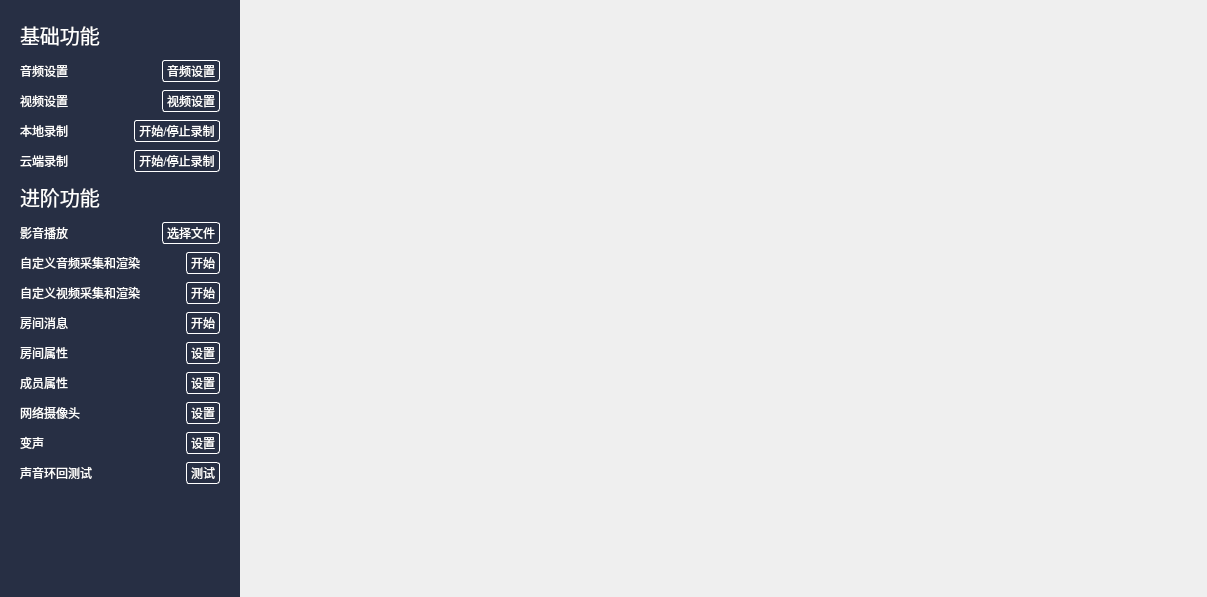
<?xml version="1.0" encoding="UTF-8"?>
<ui version="4.0">
 <class>MainDialog</class>
 <widget class="QDialog" name="MainDialog">
  <property name="geometry">
   <rect>
    <x>0</x>
    <y>0</y>
    <width>1207</width>
    <height>597</height>
   </rect>
  </property>
  <property name="windowTitle">
   <string>MainDialog</string>
  </property>
  <property name="styleSheet">
   <string notr="true">#mainOperWidget {
	background: rgb(39,47,68);
	min-width: 240px;
	max-width: 240px;
}
#baseFuncWidget QPushButton, #higherFuncWidget QPushButton {
	background: transparent;
	border: 1px solid rgb(255,255,255);
	color: rgb(255,255,255);
	min-height: 20px;
	border-radius: 3px;
	padding-left: 4px;
	padding-right: 4px;
}
#baseFuncWidget QPushButton:hover,  #baseFuncWidget QPushButton:pressed, #higherFuncWidget QPushButton:hover,  #higherFuncWidget QPushButton:pressed {
	background: rgb(255,255,255);
	color: rgb(57,129,252);
}
#mainOperWidget QLabel {
	color: rgb(255,255,255);
}
#btnBaseFunc, #btnHigherFunc {
	background: transparent;
	border: 0px;
	min-height: 20px;
}
#label_12, #label_13 {
	font: 20px;
}
</string>
  </property>
  <layout class="QHBoxLayout" name="horizontalLayout_8" stretch="0,0">
   <property name="spacing">
    <number>0</number>
   </property>
   <property name="leftMargin">
    <number>0</number>
   </property>
   <property name="topMargin">
    <number>0</number>
   </property>
   <property name="rightMargin">
    <number>0</number>
   </property>
   <property name="bottomMargin">
    <number>0</number>
   </property>
   <item>
    <widget class="QWidget" name="mainOperWidget" native="true">
     <property name="sizePolicy">
      <sizepolicy hsizetype="Fixed" vsizetype="Preferred">
       <horstretch>0</horstretch>
       <verstretch>0</verstretch>
      </sizepolicy>
     </property>
     <layout class="QVBoxLayout" name="verticalLayout_2">
      <property name="spacing">
       <number>10</number>
      </property>
      <property name="leftMargin">
       <number>20</number>
      </property>
      <property name="topMargin">
       <number>20</number>
      </property>
      <property name="rightMargin">
       <number>20</number>
      </property>
      <property name="bottomMargin">
       <number>20</number>
      </property>
      <item>
       <layout class="QHBoxLayout" name="horizontalLayout">
        <property name="spacing">
         <number>0</number>
        </property>
        <item>
         <widget class="QLabel" name="label_12">
          <property name="sizePolicy">
           <sizepolicy hsizetype="Expanding" vsizetype="Preferred">
            <horstretch>0</horstretch>
            <verstretch>0</verstretch>
           </sizepolicy>
          </property>
          <property name="text">
           <string>基础功能</string>
          </property>
         </widget>
        </item>
        <item>
         <widget class="QPushButton" name="btnBaseFunc">
          <property name="sizePolicy">
           <sizepolicy hsizetype="Preferred" vsizetype="Preferred">
            <horstretch>0</horstretch>
            <verstretch>0</verstretch>
           </sizepolicy>
          </property>
          <property name="checkable">
           <bool>true</bool>
          </property>
          <property name="checked">
           <bool>true</bool>
          </property>
         </widget>
        </item>
       </layout>
      </item>
      <item>
       <widget class="QWidget" name="baseFuncWidget" native="true">
        <layout class="QVBoxLayout" name="verticalLayout">
         <property name="spacing">
          <number>8</number>
         </property>
         <property name="leftMargin">
          <number>0</number>
         </property>
         <property name="topMargin">
          <number>0</number>
         </property>
         <property name="rightMargin">
          <number>0</number>
         </property>
         <property name="bottomMargin">
          <number>0</number>
         </property>
         <item>
          <layout class="QHBoxLayout" name="horizontalLayout_2">
           <item>
            <widget class="QLabel" name="label">
             <property name="sizePolicy">
              <sizepolicy hsizetype="Expanding" vsizetype="Preferred">
               <horstretch>0</horstretch>
               <verstretch>0</verstretch>
              </sizepolicy>
             </property>
             <property name="text">
              <string>音频设置</string>
             </property>
            </widget>
           </item>
           <item>
            <widget class="QPushButton" name="btnAudioSet">
             <property name="sizePolicy">
              <sizepolicy hsizetype="Preferred" vsizetype="Preferred">
               <horstretch>0</horstretch>
               <verstretch>0</verstretch>
              </sizepolicy>
             </property>
             <property name="text">
              <string>音频设置</string>
             </property>
            </widget>
           </item>
          </layout>
         </item>
         <item>
          <layout class="QHBoxLayout" name="horizontalLayout_3">
           <item>
            <widget class="QLabel" name="label_2">
             <property name="sizePolicy">
              <sizepolicy hsizetype="Expanding" vsizetype="Preferred">
               <horstretch>0</horstretch>
               <verstretch>0</verstretch>
              </sizepolicy>
             </property>
             <property name="text">
              <string>视频设置</string>
             </property>
            </widget>
           </item>
           <item>
            <widget class="QPushButton" name="btnVideoSet">
             <property name="sizePolicy">
              <sizepolicy hsizetype="Preferred" vsizetype="Preferred">
               <horstretch>0</horstretch>
               <verstretch>0</verstretch>
              </sizepolicy>
             </property>
             <property name="text">
              <string>视频设置</string>
             </property>
            </widget>
           </item>
          </layout>
         </item>
         <item>
          <layout class="QHBoxLayout" name="horizontalLayout_7">
           <item>
            <widget class="QLabel" name="label_6">
             <property name="sizePolicy">
              <sizepolicy hsizetype="Expanding" vsizetype="Preferred">
               <horstretch>0</horstretch>
               <verstretch>0</verstretch>
              </sizepolicy>
             </property>
             <property name="text">
              <string>本地录制</string>
             </property>
            </widget>
           </item>
           <item>
            <widget class="QPushButton" name="btnLocRecord">
             <property name="sizePolicy">
              <sizepolicy hsizetype="Preferred" vsizetype="Preferred">
               <horstretch>0</horstretch>
               <verstretch>0</verstretch>
              </sizepolicy>
             </property>
             <property name="text">
              <string>开始/停止录制</string>
             </property>
            </widget>
           </item>
          </layout>
         </item>
         <item>
          <layout class="QHBoxLayout" name="horizontalLayout_6">
           <item>
            <widget class="QLabel" name="label_5">
             <property name="sizePolicy">
              <sizepolicy hsizetype="Expanding" vsizetype="Preferred">
               <horstretch>0</horstretch>
               <verstretch>0</verstretch>
              </sizepolicy>
             </property>
             <property name="text">
              <string>云端录制</string>
             </property>
            </widget>
           </item>
           <item>
            <widget class="QPushButton" name="btnSvrRecord">
             <property name="sizePolicy">
              <sizepolicy hsizetype="Preferred" vsizetype="Preferred">
               <horstretch>0</horstretch>
               <verstretch>0</verstretch>
              </sizepolicy>
             </property>
             <property name="text">
              <string>开始/停止录制</string>
             </property>
            </widget>
           </item>
          </layout>
         </item>
        </layout>
       </widget>
      </item>
      <item>
       <layout class="QHBoxLayout" name="horizontalLayout_14">
        <item>
         <widget class="QLabel" name="label_13">
          <property name="sizePolicy">
           <sizepolicy hsizetype="Expanding" vsizetype="Preferred">
            <horstretch>0</horstretch>
            <verstretch>0</verstretch>
           </sizepolicy>
          </property>
          <property name="text">
           <string>进阶功能</string>
          </property>
         </widget>
        </item>
        <item>
         <widget class="QPushButton" name="btnHigherFunc">
          <property name="sizePolicy">
           <sizepolicy hsizetype="Preferred" vsizetype="Preferred">
            <horstretch>0</horstretch>
            <verstretch>0</verstretch>
           </sizepolicy>
          </property>
          <property name="checkable">
           <bool>true</bool>
          </property>
         </widget>
        </item>
       </layout>
      </item>
      <item>
       <widget class="QWidget" name="higherFuncWidget" native="true">
        <layout class="QVBoxLayout" name="verticalLayout_3">
         <property name="spacing">
          <number>8</number>
         </property>
         <property name="leftMargin">
          <number>0</number>
         </property>
         <property name="topMargin">
          <number>0</number>
         </property>
         <property name="rightMargin">
          <number>0</number>
         </property>
         <property name="bottomMargin">
          <number>50</number>
         </property>
         <item>
          <layout class="QHBoxLayout" name="horizontalLayout_9">
           <item>
            <widget class="QLabel" name="label_7">
             <property name="sizePolicy">
              <sizepolicy hsizetype="Expanding" vsizetype="Preferred">
               <horstretch>0</horstretch>
               <verstretch>0</verstretch>
              </sizepolicy>
             </property>
             <property name="text">
              <string>影音播放</string>
             </property>
            </widget>
           </item>
           <item>
            <widget class="QPushButton" name="btnMedia">
             <property name="sizePolicy">
              <sizepolicy hsizetype="Preferred" vsizetype="Preferred">
               <horstretch>0</horstretch>
               <verstretch>0</verstretch>
              </sizepolicy>
             </property>
             <property name="text">
              <string>选择文件</string>
             </property>
            </widget>
           </item>
          </layout>
         </item>
         <item>
          <layout class="QHBoxLayout" name="horizontalLayout_10">
           <item>
            <widget class="QLabel" name="label_8">
             <property name="sizePolicy">
              <sizepolicy hsizetype="Expanding" vsizetype="Preferred">
               <horstretch>0</horstretch>
               <verstretch>0</verstretch>
              </sizepolicy>
             </property>
             <property name="text">
              <string>自定义音频采集和渲染</string>
             </property>
            </widget>
           </item>
           <item>
            <widget class="QPushButton" name="btnCustomAudio">
             <property name="sizePolicy">
              <sizepolicy hsizetype="Preferred" vsizetype="Preferred">
               <horstretch>0</horstretch>
               <verstretch>0</verstretch>
              </sizepolicy>
             </property>
             <property name="text">
              <string>开始</string>
             </property>
            </widget>
           </item>
          </layout>
         </item>
         <item>
          <layout class="QHBoxLayout" name="horizontalLayout_17">
           <item>
            <widget class="QLabel" name="label_15">
             <property name="sizePolicy">
              <sizepolicy hsizetype="Expanding" vsizetype="Preferred">
               <horstretch>0</horstretch>
               <verstretch>0</verstretch>
              </sizepolicy>
             </property>
             <property name="text">
              <string>自定义视频采集和渲染</string>
             </property>
            </widget>
           </item>
           <item>
            <widget class="QPushButton" name="btnCustomVideo">
             <property name="sizePolicy">
              <sizepolicy hsizetype="Preferred" vsizetype="Preferred">
               <horstretch>0</horstretch>
               <verstretch>0</verstretch>
              </sizepolicy>
             </property>
             <property name="text">
              <string>开始</string>
             </property>
            </widget>
           </item>
          </layout>
         </item>
         <item>
          <layout class="QHBoxLayout" name="horizontalLayout_12">
           <item>
            <widget class="QLabel" name="label_10">
             <property name="sizePolicy">
              <sizepolicy hsizetype="Expanding" vsizetype="Preferred">
               <horstretch>0</horstretch>
               <verstretch>0</verstretch>
              </sizepolicy>
             </property>
             <property name="text">
              <string>房间消息</string>
             </property>
            </widget>
           </item>
           <item>
            <widget class="QPushButton" name="btnRoomMsg">
             <property name="sizePolicy">
              <sizepolicy hsizetype="Preferred" vsizetype="Preferred">
               <horstretch>0</horstretch>
               <verstretch>0</verstretch>
              </sizepolicy>
             </property>
             <property name="text">
              <string>开始</string>
             </property>
            </widget>
           </item>
          </layout>
         </item>
         <item>
          <layout class="QHBoxLayout" name="horizontalLayout_13">
           <item>
            <widget class="QLabel" name="label_11">
             <property name="sizePolicy">
              <sizepolicy hsizetype="Expanding" vsizetype="Preferred">
               <horstretch>0</horstretch>
               <verstretch>0</verstretch>
              </sizepolicy>
             </property>
             <property name="text">
              <string>房间属性</string>
             </property>
            </widget>
           </item>
           <item>
            <widget class="QPushButton" name="btnRoomSet">
             <property name="sizePolicy">
              <sizepolicy hsizetype="Preferred" vsizetype="Preferred">
               <horstretch>0</horstretch>
               <verstretch>0</verstretch>
              </sizepolicy>
             </property>
             <property name="text">
              <string>设置</string>
             </property>
            </widget>
           </item>
          </layout>
         </item>
         <item>
          <layout class="QHBoxLayout" name="horizontalLayout_16">
           <item>
            <widget class="QLabel" name="label_14">
             <property name="sizePolicy">
              <sizepolicy hsizetype="Expanding" vsizetype="Preferred">
               <horstretch>0</horstretch>
               <verstretch>0</verstretch>
              </sizepolicy>
             </property>
             <property name="text">
              <string>成员属性</string>
             </property>
            </widget>
           </item>
           <item>
            <widget class="QPushButton" name="btnMemberSet">
             <property name="sizePolicy">
              <sizepolicy hsizetype="Preferred" vsizetype="Preferred">
               <horstretch>0</horstretch>
               <verstretch>0</verstretch>
              </sizepolicy>
             </property>
             <property name="text">
              <string>设置</string>
             </property>
            </widget>
           </item>
          </layout>
         </item>
         <item>
          <widget class="QWidget" name="ipCamWidget" native="true">
           <layout class="QHBoxLayout" name="horizontalLayout_18">
            <property name="spacing">
             <number>0</number>
            </property>
            <property name="leftMargin">
             <number>0</number>
            </property>
            <property name="topMargin">
             <number>0</number>
            </property>
            <property name="rightMargin">
             <number>0</number>
            </property>
            <property name="bottomMargin">
             <number>0</number>
            </property>
            <item>
             <widget class="QLabel" name="label_16">
              <property name="sizePolicy">
               <sizepolicy hsizetype="Expanding" vsizetype="Preferred">
                <horstretch>0</horstretch>
                <verstretch>0</verstretch>
               </sizepolicy>
              </property>
              <property name="text">
               <string>网络摄像头</string>
              </property>
             </widget>
            </item>
            <item>
             <widget class="QPushButton" name="btnNetCamera">
              <property name="sizePolicy">
               <sizepolicy hsizetype="Preferred" vsizetype="Preferred">
                <horstretch>0</horstretch>
                <verstretch>0</verstretch>
               </sizepolicy>
              </property>
              <property name="text">
               <string>设置</string>
              </property>
             </widget>
            </item>
           </layout>
          </widget>
         </item>
         <item>
          <layout class="QHBoxLayout" name="horizontalLayout_19">
           <item>
            <widget class="QLabel" name="label_17">
             <property name="sizePolicy">
              <sizepolicy hsizetype="Expanding" vsizetype="Preferred">
               <horstretch>0</horstretch>
               <verstretch>0</verstretch>
              </sizepolicy>
             </property>
             <property name="text">
              <string>变声</string>
             </property>
            </widget>
           </item>
           <item>
            <widget class="QPushButton" name="btnVoiceChange">
             <property name="sizePolicy">
              <sizepolicy hsizetype="Preferred" vsizetype="Preferred">
               <horstretch>0</horstretch>
               <verstretch>0</verstretch>
              </sizepolicy>
             </property>
             <property name="text">
              <string>设置</string>
             </property>
            </widget>
           </item>
          </layout>
         </item>
         <item>
          <layout class="QHBoxLayout" name="horizontalLayout_20">
           <item>
            <widget class="QLabel" name="label_18">
             <property name="sizePolicy">
              <sizepolicy hsizetype="Expanding" vsizetype="Preferred">
               <horstretch>0</horstretch>
               <verstretch>0</verstretch>
              </sizepolicy>
             </property>
             <property name="text">
              <string>声音环回测试</string>
             </property>
            </widget>
           </item>
           <item>
            <widget class="QPushButton" name="btnEchoTest">
             <property name="sizePolicy">
              <sizepolicy hsizetype="Preferred" vsizetype="Preferred">
               <horstretch>0</horstretch>
               <verstretch>0</verstretch>
              </sizepolicy>
             </property>
             <property name="text">
              <string>测试</string>
             </property>
            </widget>
           </item>
          </layout>
         </item>
        </layout>
       </widget>
      </item>
      <item>
       <spacer name="verticalSpacer_2">
        <property name="orientation">
         <enum>Qt::Vertical</enum>
        </property>
        <property name="sizeType">
         <enum>QSizePolicy::Expanding</enum>
        </property>
        <property name="sizeHint" stdset="0">
         <size>
          <width>20</width>
          <height>20</height>
         </size>
        </property>
       </spacer>
      </item>
     </layout>
    </widget>
   </item>
   <item>
    <widget class="QWidget" name="mainFuncWidget" native="true">
     <property name="minimumSize">
      <size>
       <width>960</width>
       <height>540</height>
      </size>
     </property>
     <layout class="QVBoxLayout" name="verticalLayout_4">
      <property name="spacing">
       <number>0</number>
      </property>
      <property name="leftMargin">
       <number>0</number>
      </property>
      <property name="topMargin">
       <number>0</number>
      </property>
      <property name="rightMargin">
       <number>0</number>
      </property>
      <property name="bottomMargin">
       <number>0</number>
      </property>
     </layout>
    </widget>
   </item>
  </layout>
 </widget>
 <resources/>
 <connections/>
</ui>
